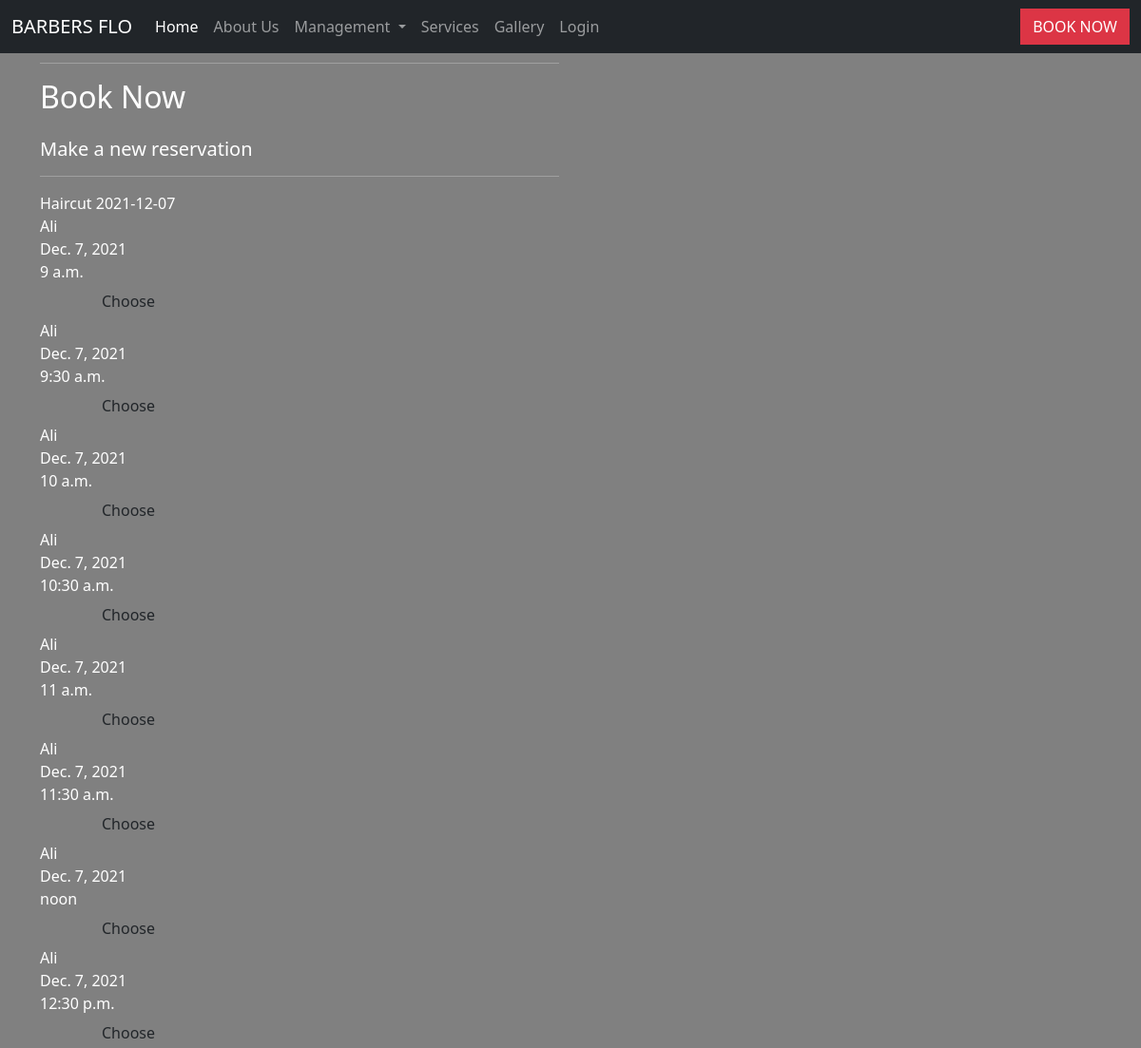
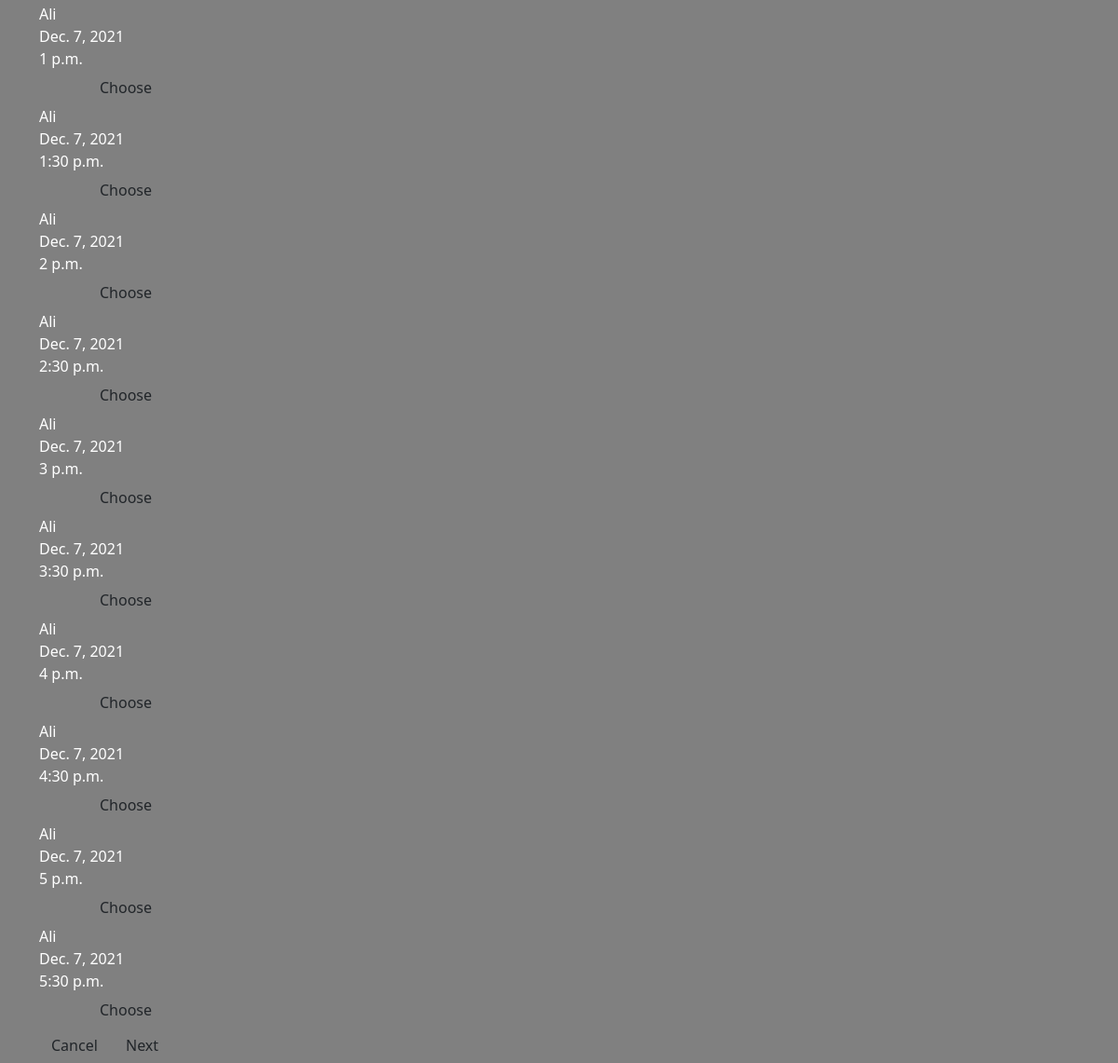
/booking/1/2021-12-07/3, run on the app's committed database (2 pictures, top to bottom).
### management/models.py (models this page shows, shortened)
class Treatment(models.Model):
    name = models.CharField(max_length=254)
    description = models.CharField(max_length=1000)
    price = models.DecimalField(max_digits=6, decimal_places=2)
    duration = models.DurationField(null=False, blank=False)
    picture = models.ImageField(null=True, blank=True)
    def __str__(self):
        return self.name

class Barber(models.Model):
    barber_name = models.CharField(max_length=254)
    start_time = models.TimeField(default='08:00:00')
    end_time = models.TimeField(default='17:00:00')
    profile_picture = models.ImageField(null=True, blank=True)

### booking/models.py (models this page shows)
class Availability(models.Model):
    class Meta:
        verbose_name_plural = 'Availabilities'
    barber = models.ForeignKey('management.Barber', null=False, blank=False,
                                 on_delete=models.PROTECT)
    date = models.DateField(null=False, blank=False)
    time = models.TimeField(null=False, blank=False)
    available = models.BooleanField(default=True)

### booking/views.py (the view)
# urls.py: path('<int:treatment_id>/<str:day>/<int:barber_id>', views.new_booking_4, name='new_booking_4'),
def new_booking_4(request, treatment_id, day, barber_id):
    treatment = get_object_or_404(Treatment, id=treatment_id)
    barber = get_object_or_404(Barber, id=barber_id)
    make_availabilities()
    availabilities = Availability.objects.filter(barber=barber, date=day, available=True)
    template = 'booking/new_booking_4.html'
    context = {
        'treatment': treatment,
        'day': day,
        'barber': barber,
        'availabilities': availabilities,
    }
    return render(request, template, context)

### booking/views.py (called while the page is built)
def daterange(start_date, end_date):
    for n in range(int((end_date - start_date).days)):
        yield start_date + timedelta(n)

def timerange(start_time, end_time):
    for n in range(int((end_time - start_time).seconds/1800)):
        delta = 30 * n
        yield start_time + timedelta(minutes=delta)

### booking/templates/booking/new_booking_4.html (shortened to what this page needs)
{% extends "base.html" %}
{% load static %}
{% block content %}
    <div class="container">
        {% include 'includes/new-booking-header.html' %}
        {{ treatment }}
        {{ day }}
        {% for availability in availabilities %}
            <div class="availability col-3">{{ availability.barber.barber_name }}</div>
            <div class="availability col-3">{{ availability.date }}</div>
            <div class="availability col-3">{{ availability.time }}</div>
            <a href="{% url 'checkout' treatment.id barber.id availability.id %}" class="btn treatment-select col-4 col-md-2">Choose</a>
        {% endfor %}
        {% include 'includes/buttons-bottom.html' %}
    </div>
{% endblock %}

### static/css/style.css (style rules this page uses)
body { color: white; background-color: gray; }

### data on the page
Treatment: name "Haircut"
Availability: barber.barber_name "Ali", date "Dec. 7, 2021", time "9 a.m."
Availability: barber.barber_name "Ali", date "Dec. 7, 2021", time "9:30 a.m."
Availability: barber.barber_name "Ali", date "Dec. 7, 2021", time "10 a.m."
Availability: barber.barber_name "Ali", date "Dec. 7, 2021", time "10:30 a.m."
Availability: barber.barber_name "Ali", date "Dec. 7, 2021", time "11 a.m."
Availability: barber.barber_name "Ali", date "Dec. 7, 2021", time "11:30 a.m."
Availability: barber.barber_name "Ali", date "Dec. 7, 2021", time "noon"
Availability: barber.barber_name "Ali", date "Dec. 7, 2021", time "12:30 p.m."
Availability: barber.barber_name "Ali", date "Dec. 7, 2021", time "1 p.m."
Availability: barber.barber_name "Ali", date "Dec. 7, 2021", time "1:30 p.m."
Availability: barber.barber_name "Ali", date "Dec. 7, 2021", time "2 p.m."
Availability: barber.barber_name "Ali", date "Dec. 7, 2021", time "2:30 p.m."
Availability: barber.barber_name "Ali", date "Dec. 7, 2021", time "3 p.m."
Availability: barber.barber_name "Ali", date "Dec. 7, 2021", time "3:30 p.m."
Availability: barber.barber_name "Ali", date "Dec. 7, 2021", time "4 p.m."
Availability: barber.barber_name "Ali", date "Dec. 7, 2021", time "4:30 p.m."
Availability: barber.barber_name "Ali", date "Dec. 7, 2021", time "5 p.m."
Availability: barber.barber_name "Ali", date "Dec. 7, 2021", time "5:30 p.m."

### other printed values
{{ day }} "2021-12-07"
